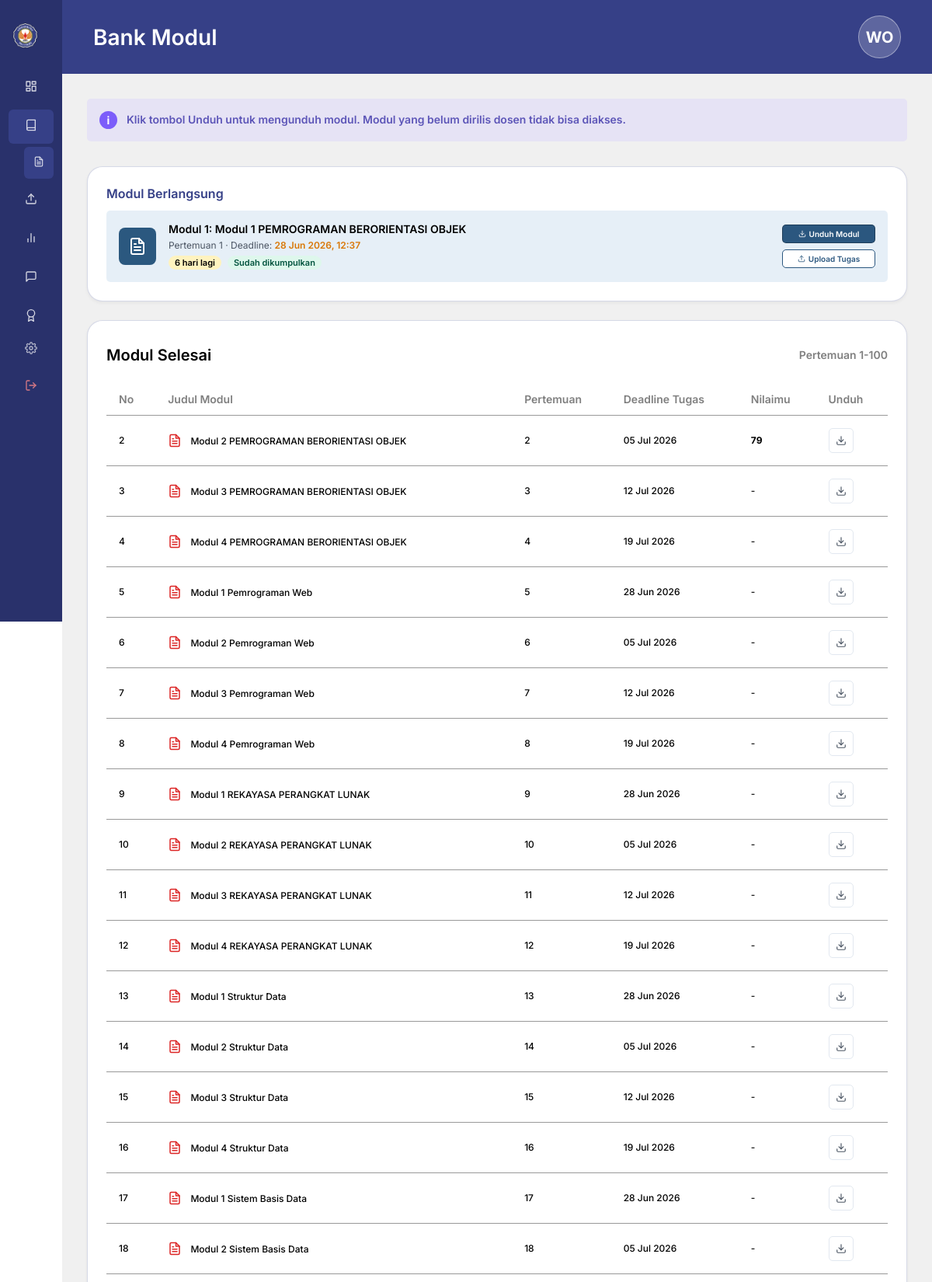
The app's page /public/index.php?action=bank_modul (signed in, upper part) with its own data.
### tables this page shows
CREATE TABLE Tabel_Modul (
    ID_Modul INT AUTO_INCREMENT PRIMARY KEY,
    Judul_Modul VARCHAR(255) NOT NULL,
    File_Materi VARCHAR(255) NOT NULL
);

CREATE TABLE Tabel_Tugas (
    ID_Tugas INT AUTO_INCREMENT PRIMARY KEY,
    ID_Modul INT NOT NULL,
    Instruksi_Tugas TEXT NOT NULL,
    Deadline_Upload DATETIME NOT NULL,
    CONSTRAINT FK_Tugas_Modul FOREIGN KEY (ID_Modul) 
        REFERENCES Tabel_Modul(ID_Modul) 
        ON DELETE CASCADE 
        ON UPDATE CASCADE
);

CREATE TABLE Tabel_Nilai (
    ID_Nilai INT AUTO_INCREMENT PRIMARY KEY,
    ID_Pengumpulan INT NOT NULL,
    ID_Asisten INT NOT NULL,
    Nilai_Angka DECIMAL(5,2) NOT NULL,
    Feedback TEXT DEFAULT NULL,
    Status_Tugas ENUM('Selesai', 'Sanggah', 'Revisi') NOT NULL,
    Alasan_Sanggah TEXT DEFAULT NULL,
    Tanggapan_Sanggah TEXT DEFAULT NULL,
    CONSTRAINT FK_Nilai_Pengumpulan FOREIGN KEY (ID_Pengumpulan) 
        REFERENCES Tabel_Pengumpulan(ID_Pengumpulan) 
        ON DELETE CASCADE 
        ON UPDATE CASCADE,
     
     
    CONSTRAINT FK_Nilai_Asisten FOREIGN KEY (ID_Asisten) 
        REFERENCES Tabel_User(ID_User) 
        ON DELETE RESTRICT 
        ON UPDATE CASCADE
);

### app/Controllers/ModulController.php (called while the page is built, shortened)
<?php
class ModulController {
    public function index() {
        $userId = $_SESSION['user_id'];
        $db = (new Database())->getConnection();
        $query = "SELECT m.*, t.ID_Tugas, t.Deadline_Upload, p.ID_Pengumpulan, n.Nilai_Angka, n.Status_Tugas
                  FROM Tabel_Modul m
                  LEFT JOIN Tabel_Tugas t ON m.ID_Modul = t.ID_Modul
                  LEFT JOIN Tabel_Pengumpulan p ON t.ID_Tugas = p.ID_Tugas AND p.ID_User = :userId
                  LEFT JOIN Tabel_Nilai n ON p.ID_Pengumpulan = n.ID_Pengumpulan
                  ORDER BY m.ID_Modul ASC";
        $stmt = $db->prepare($query);
        $stmt->bindParam(':userId', $userId);
        $stmt->execute();
        $modules = $stmt->fetchAll();
        require_once __DIR__ . '/../Views/bank_modul.php';
    }
}

### app/Views/bank_modul.php (the view, shortened to what this page needs)
<?php
$fullName = $_SESSION['name'] ?? 'Guest';
$words = explode(" ", $fullName);
$initials = "";
foreach ($words as $w) {
    $initials .= strtoupper($w[0] ?? '');
}
$initials = substr($initials, 0, 2);
?>
<!DOCTYPE html>
<html lang="id">
<head>
    <link rel="stylesheet" href="/rpl/public/assets/css/style.css">
</head>
<body>
<div class="dashboard-container">
    <aside class="sidebar">
        <div>
            <div class="sidebar-header">
                <img src="/rpl/public/assets/images/logo_uho.png" alt="Logo UHO" class="sidebar-logo">
            </div>
            <?php include __DIR__ . '/components/sidebar_menu.php'; ?>
    </aside>
    <main class="main-workspace">
        <header class="workspace-navbar">
            <h2 class="navbar-title">Bank Modul</h2>
            <div class="navbar-profile">
                <div class="navbar-avatar"><?= htmlspecialchars($initials) ?></div>
            </div>
        </header>
        <div class="workspace-content">
            <?php
            $activeModul = null;
            $activeModulIndex = -1;
            $completedModules = [];
            $now = time();
            foreach ($modules as $index => $modul) {
                $deadline = $modul['Deadline_Upload'] ? strtotime($modul['Deadline_Upload']) : null;
                if ($deadline && $deadline > $now && !$activeModul) {
                    $activeModul = $modul;
                    $activeModulIndex = $index;
                } else {
                    $completedModules[] = [
                        'index' => $index + 1,
                        'data' => $modul
                    ];
                }
            }
            ?>
            <div class="alert-info-bar">
                <div class="alert-info-icon-wrapper">i</div>
                <div class="alert-info-text">
                    Klik tombol Unduh untuk mengunduh modul. Modul yang belum dirilis dosen tidak bisa diakses.
                </div>
            </div>
            <?php if ($activeModul): ?>
                <section class="modul-berlangsung-card">
                    <h3 class="modul-berlangsung-header">Modul Berlangsung</h3>
                    <div class="modul-berlangsung-strip">
                        <div class="modul-berlangsung-left">
                            <div class="modul-berlangsung-icon">
                            </div>
                            <div class="modul-berlangsung-details">
                                <h4 class="modul-berlangsung-title">Modul <?= $activeModulIndex + 1 ?>: <?= htmlspecialchars($activeModul['Judul_Modul']) ?></h4>
                                <span class="modul-berlangsung-meta">
                                    Pertemuan <?= $activeModulIndex + 1 ?> · Deadline:
                                    <span class="modul-berlangsung-meta-date">
                                        <?= $activeModul['Deadline_Upload'] ? date('d M Y, H:i', strtotime($activeModul['Deadline_Upload'])) : 'Belum Diatur' ?>
                                    </span>
                                </span>
                                <?php if ($_SESSION['active_role'] === 'Mahasiswa'): ?>
                                    <div class="modul-berlangsung-badges">
                                        <?php
                                        if ($activeModul['Deadline_Upload']) {
                                            $diff = strtotime($activeModul['Deadline_Upload']) - time();
                                            $days = ceil($diff / (3600 * 24));
                                            if ($days > 0) {
                                                echo '<span class="badge-yellow">' . $days . ' hari lagi</span>';
                                            } else {
                                                echo '<span class="badge-red">Terlambat</span>';
                                            }
                                        }
                                        if ($activeModul['ID_Pengumpulan']) {
                                            echo '<span class="badge-green">Sudah dikumpulkan</span>';
                                        } else {
                                            echo '<span class="badge-red">Belum dikumpulkan</span>';
                                        }
                                        ?>
                                    </div>
                                <?php endif; ?>
                            </div>
                        </div>
                        <div class="modul-berlangsung-actions">
                            <a href="/rpl/public/index.php?action=download_materi&file=<?= urlencode($activeModul['File_Materi']) ?>" class="btn-download-modul">
                                <span>Unduh Modul</span>
                            </a>
                            <?php if ($_SESSION['active_role'] === 'Mahasiswa'): ?>
                                <a href="/rpl/public/index.php?action=upload_tugas" class="btn-upload-tugas">
                                    <span>Upload Tugas</span>
                                </a>
                            <?php endif; ?>
                        </div>
                    </div>
                </section>
            <?php endif; ?>
            <section class="modul-selesai-card">
                <div class="modul-selesai-header">
                    <h3 class="modul-selesai-title">Modul Selesai</h3>
                    <span class="modul-selesai-subtitle">Pertemuan 1-<?= count($completedModules) > 0 ? end($completedModules)['index'] : '6' ?></span>
                </div>
                <div class="modul-table-wrapper">
                    <table class="modul-table">
                        <thead>
                            <tr>
                                <th>No</th>
                                <th>Judul Modul</th>
                                <th>Pertemuan</th>
                                <th>Deadline Tugas</th>
                                <?php if ($_SESSION['active_role'] === 'Mahasiswa'): ?>
                                    <th>Nilaimu</th>
                                <?php endif; ?>
                                <th>Unduh</th>
                            </tr>
                        </thead>
                        <tbody>
                            <?php if (empty($completedModules)): ?>
                                <tr>
                                    <td colspan="<?= $_SESSION['active_role'] === 'Mahasiswa' ? 6 : 5 ?>" style="text-align: center; color: rgba(0,0,0,0.5);">Belum ada modul yang selesai.</td>
                                </tr>
                            <?php else: ?>
                                <?php foreach ($completedModules as $item):
                                    $idx = $item['index'];
                                    $m = $item['data'];
                                    $deadlineStr = $m['Deadline_Upload'] ? date('d M Y', strtotime($m['Deadline_Upload'])) : '-';
                                    $gradeDisplay = '-';
                                    if ($_SESSION['active_role'] === 'Mahasiswa') {
                                        if ($m['ID_Pengumpulan']) {
                                            if ($m['Nilai_Angka'] !== null) {
                                                $gradeDisplay = '<span class="grade-value">' . round($m['Nilai_Angka']) . '</span>';
                                            } else {
                                                $gradeDisplay = '<span class="grade-pending">Diproses</span>';
                                            }
                                        } else {
                                            $deadlineTime = $m['Deadline_Upload'] ? strtotime($m['Deadline_Upload']) : null;
                                            if ($deadlineTime && $deadlineTime < $now) {
                                                $gradeDisplay = '<span class="grade-red">Tidak Kumpul</span>';
                                            }
                                        }
                                    }
                                ?>
                                    <tr>
                                        <td><?= $idx ?></td>
                                        <td>
                                            <span style="vertical-align: middle;"><?= htmlspecialchars($m['Judul_Modul']) ?></span>
                                        </td>
                                        <td><?= $idx ?></td>
                                        <td><?= $deadlineStr ?></td>
                                        <?php if ($_SESSION['active_role'] === 'Mahasiswa'): ?>
                                            <td><?= $gradeDisplay ?></td>
                                        <?php endif; ?>
                                        <td>
                                            <a href="/rpl/public/index.php?action=download_materi&file=<?= urlencode($m['File_Materi']) ?>" class="btn-table-download" aria-label="Unduh modul">
                                            </a>
                                        </td>
                                    </tr>
                                <?php endforeach; ?>
                            <?php endif; ?>
                        </tbody>
                    </table>
                </div>
            </section>
        </div>
    </main>
</div>
</body>
</html>

### public/assets/css/style.css (style rules this page uses)
:root { --text-color-dark: #2C2C2A; --text-color-light: #FFFFFF; --input-border: #E2E8F0; --btn-primary: #364087; --placeholder-color: #C7C6C6; --overlay-color: rgba(25, 28, 31, 0.4); --card-shadow: 0px 4px 12px 12px rgba(0, 0, 0, 0.1); --transition-speed: 0.3s; }
* { margin: 0; padding: 0; box-sizing: border-box; }
body { font-family: 'Inter', sans-serif; min-height: 100vh; background-color: #FFFFFF; color: var(--text-color-dark); overflow-x: hidden; }
.dashboard-container { display: flex; min-height: 100vh; background-color: #FFFFFF; color: var(--text-color-dark); position: relative; z-index: 2; }
.sidebar { width: 282px; background-color: #29316B; color: var(--text-color-light); display: flex; flex-direction: column; justify-content: space-between; padding: 24px 16px; height: 100vh; position: fixed; top: 0; left: 0; z-index: 10; overflow-y: auto; }
.sidebar-header { display: flex; align-items: center; gap: 12px; padding: 8px 12px 24px; }
.sidebar-logo { width: 43px; height: 43px; object-fit: contain; }
.main-workspace { margin-left: 282px; flex-grow: 1; display: flex; flex-direction: column; min-height: 100vh; }
.workspace-navbar { height: 95px; background-color: #364087; display: flex; justify-content: space-between; align-items: center; padding: 0 40px; color: var(--text-color-light); box-shadow: 0px 4px 10px rgba(0, 0, 0, 0.05); }
.navbar-title { font-size: 28px; font-weight: 600; }
.navbar-profile { display: flex; align-items: center; gap: 12px; }
.navbar-avatar { width: 55px; height: 55px; background-color: rgba(255, 255, 255, 0.2); border-radius: 50%; display: flex; justify-content: center; align-items: center; color: var(--text-color-light); font-size: 20px; font-weight: 700; border: 1.5px solid rgba(255, 255, 255, 0.4); }
.workspace-content { padding: 40px; display: flex; flex-direction: column; gap: 32px; background-color: #FFFFFF; flex-grow: 1; }
@media (max-width: 1200px) { .sidebar { width: 80px; padding: 24px 8px; align-items: center; } }
@media (max-width: 1200px) { .sidebar-header { padding: 0; margin-bottom: 24px; } }
@media (max-width: 1200px) { .main-workspace { margin-left: 80px; } }

### records on screen
tabel_modul: Judul_Modul "Modul 1 PEMROGRAMAN BERORIENTASI OBJEK"
tabel_tugas: Deadline_Upload "28 Jun 2026, 12:37"
tabel_modul: idx "2", Judul_Modul "Modul 2 PEMROGRAMAN BERORIENTASI OBJEK", tabel_tugas.Deadline_Upload "05 Jul 2026", tabel_nilai.Nilai_Angka "79"
tabel_tugas: idx "3", ID_Modul.Judul_Modul "Modul 3 PEMROGRAMAN BERORIENTASI OBJEK", Deadline_Upload "12 Jul 2026", gradeDisplay "-"
tabel_tugas: idx "4", ID_Modul.Judul_Modul "Modul 4 PEMROGRAMAN BERORIENTASI OBJEK", Deadline_Upload "19 Jul 2026", gradeDisplay "-"
tabel_tugas: idx "5", ID_Modul.Judul_Modul "Modul 1 Pemrograman Web", Deadline_Upload "28 Jun 2026", gradeDisplay "-"
tabel_tugas: idx "6", ID_Modul.Judul_Modul "Modul 2 Pemrograman Web", Deadline_Upload "05 Jul 2026", gradeDisplay "-"
tabel_tugas: idx "7", ID_Modul.Judul_Modul "Modul 3 Pemrograman Web", Deadline_Upload "12 Jul 2026", gradeDisplay "-"
tabel_tugas: idx "8", ID_Modul.Judul_Modul "Modul 4 Pemrograman Web", Deadline_Upload "19 Jul 2026", gradeDisplay "-"
tabel_tugas: idx "9", ID_Modul.Judul_Modul "Modul 1 REKAYASA PERANGKAT LUNAK", Deadline_Upload "28 Jun 2026", gradeDisplay "-"
tabel_tugas: idx "10", ID_Modul.Judul_Modul "Modul 2 REKAYASA PERANGKAT LUNAK", Deadline_Upload "05 Jul 2026", gradeDisplay "-"
tabel_tugas: idx "11", ID_Modul.Judul_Modul "Modul 3 REKAYASA PERANGKAT LUNAK", Deadline_Upload "12 Jul 2026", gradeDisplay "-"
tabel_tugas: idx "12", ID_Modul.Judul_Modul "Modul 4 REKAYASA PERANGKAT LUNAK", Deadline_Upload "19 Jul 2026", gradeDisplay "-"
tabel_tugas: idx "13", ID_Modul.Judul_Modul "Modul 1 Struktur Data", Deadline_Upload "28 Jun 2026", gradeDisplay "-"
tabel_tugas: idx "14", ID_Modul.Judul_Modul "Modul 2 Struktur Data", Deadline_Upload "05 Jul 2026", gradeDisplay "-"
tabel_tugas: idx "15", ID_Modul.Judul_Modul "Modul 3 Struktur Data", Deadline_Upload "12 Jul 2026", gradeDisplay "-"
tabel_tugas: idx "16", ID_Modul.Judul_Modul "Modul 4 Struktur Data", Deadline_Upload "19 Jul 2026", gradeDisplay "-"
tabel_tugas: idx "17", ID_Modul.Judul_Modul "Modul 1 Sistem Basis Data", Deadline_Upload "28 Jun 2026", gradeDisplay "-"
tabel_tugas: idx "18", ID_Modul.Judul_Modul "Modul 2 Sistem Basis Data", Deadline_Upload "05 Jul 2026", gradeDisplay "-"

### other values on screen
$initials "WO"
$activeModulIndex + 1 "1"
end($completedModules)['index'] "100"
